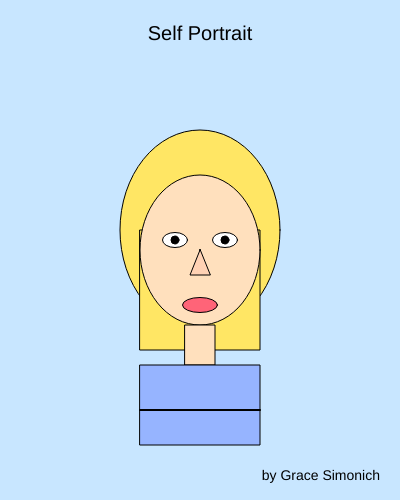
Frame 1 (no input)
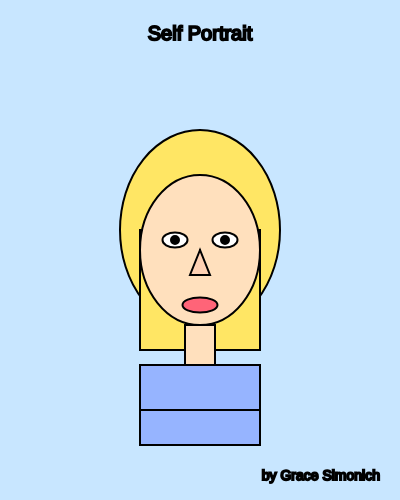
Frame 2 (the mouse pressed at the canvas centre, redrawn once)

The p5.js sketch that drew these frames (run headless with seeded random() and noise() and a simulated clock; the mouse was pressed at the canvas centre and the sketch redrawn once):

// p5.js sketch
// ── sketch.js
function setup() {
  createCanvas(400, 500);
  noLoop();
}

function draw() {
  background(200, 230, 255); // light blue background

  // Hair (blonde)
  fill(255, 230, 100);
  ellipse(200, 230, 160, 200); // main hair
  rect(140, 230, 120, 120); // bottom hair

  // Head
  fill(255, 224, 189);
  ellipse(200, 250, 120, 150);

  // Eyes
  fill(255);
  ellipse(175, 240, 25, 15);
  ellipse(225, 240, 25, 15);
  fill(0);
  circle(175, 240, 8);
  circle(225, 240, 8);

  // Nose
  fill(255, 210, 180);
  triangle(200, 250, 190, 275, 210, 275);

  // Mouth
  fill(255, 100, 120);
  ellipse(200, 305, 35, 15);

  // Neck
  fill(255, 224, 189);
  rect(185, 325, 30, 40);

  // Shirt
  fill(150, 180, 255);
  rect(140, 365, 120, 80);

  // Title
  fill(0);
  textAlign(CENTER);
  textSize(20);
  text("Self Portrait", width / 2, 40);

  // Signature
  textSize(14);
  textAlign(RIGHT);
  text("by Grace Simonich", width - 20, height - 20);

  // For rubric shapes
  stroke(0);
  strokeWeight(2);
  point(200, 250); // center point
  line(140, 410, 260, 410); // shirt line
}
